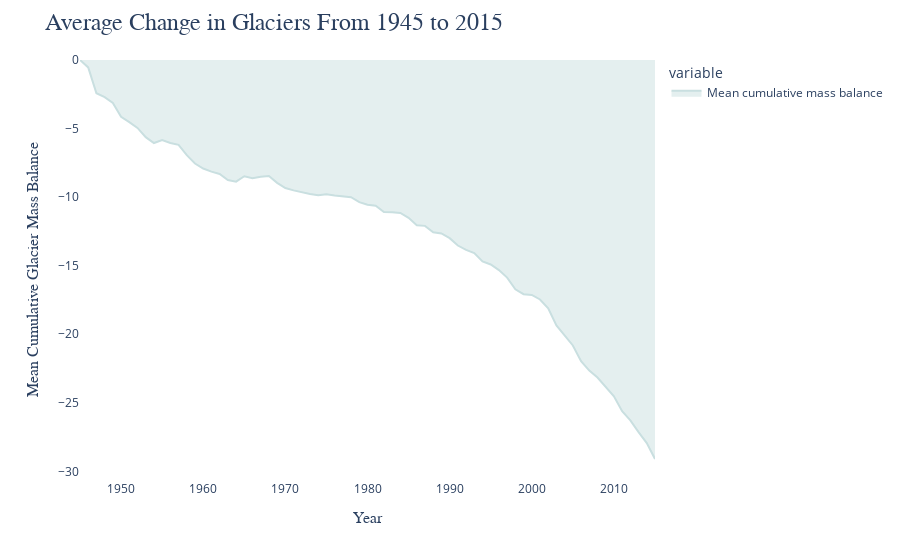

Source (notebook cell):
### Code cell
# Plot the data
fig = px.area(glaciers_df, x="Year", y=["Mean cumulative mass balance"],
              color_discrete_sequence=["#C9DFE0", "#F9DFE0"])

fig.update_yaxes(
    title=dict(
        text="Mean Cumulative Glacier Mass Balance",
        font=dict(
            size=16,
            family="Arial"
        )
    )
)

fig.update_xaxes(
    title_font_family="Arial",
    title=dict(
        text="Year",
        font=dict(
            size=16,
            family="Arial"
        )
    )
)

fig.update_layout(
    title=dict(
        text="Average Change in Glaciers From 1945 to 2015",
        font=dict(
            family="Arial",
            size=24
        )
    ),
    plot_bgcolor="white",
    hovermode="x unified"
)

fig.show()

### Figure 1 — Plotly figure (JSON) as saved in the notebook; plotly's stock layout.template omitted (floating-point values rounded to 4 significant figures)
{"data": [{"hovertemplate": "variable=Mean cumulative mass balance<br>Year=%{x}<br>value=%{y}<extra></extra>", "legendgroup": "Mean cumulative mass balance", "line": {"color": "#C9DFE0"}, "mode": "lines", "name": "Mean cumulative mass balance", "orientation": "v", "showlegend": true, "stackgroup": "1", "type": "scatter", "x": [1945, 1946, 1947, 1948, 1949, 1950, 1951, 1952, 1953, 1954, 1955, 1956, 1957, 1958, 1959, 1960, 1961, 1962, 1963, 1964, 1965, 1966, 1967, 1968, 1969, 1970, 1971, 1972, 1973, 1974, 1975, 1976, 1977, 1978, 1979, 1980, 1981, 1982, 1983, 1984, 1985, 1986, 1987, 1988, 1989, 1990, 1991, 1992, 1993, 1994, 1995, 1996, 1997, 1998, 1999, 2000, 2001, 2002, 2003, 2004, 2005, 2006, 2007, 2008, 2009, 2010, 2011, 2012, 2013, 2014, 2015], "xaxis": "x", "y": [0, -0.54, -2.42, -2.71, -3.14, -4.145, -4.532, -4.955, -5.626, -6.057, -5.835, -6.048, -6.189, -6.94, -7.553, -7.916, -8.142, -8.31, -8.754, -8.871, -8.48, -8.628, -8.521, -8.461, -8.961, -9.34, -9.511, -9.672, -9.779, -9.86, -9.785, -9.884, -9.933, -10.01, -10.37, -10.56, -10.64, -11.09, -11.11, -11.16, -11.51, -12.05, -12.1, -12.56, -12.65, -12.99, -13.53, -13.85, -14.08, -14.69, -14.91, -15.32, -15.87, -16.72, -17.08, -17.13, -17.47, -18.12, -19.36, -20.07, -20.82, -21.97, -22.65, -23.16, -23.84, -24.53, -25.62, -26.28, -27.14, -27.94, -29.1], "yaxis": "y"}], "layout": {"hovermode": "x unified", "legend": {"title": {"text": "variable"}, "tracegroupgap": 0}, "margin": {"t": 60}, "plot_bgcolor": "white", "title": {"font": {"family": "Arial", "size": 24}, "text": "Average Change in Glaciers From 1945 to 2015"}, "xaxis": {"anchor": "y", "domain": [0, 1], "title": {"font": {"family": "Arial", "size": 16}, "text": "Year"}}, "yaxis": {"anchor": "x", "domain": [0, 1], "title": {"font": {"family": "Arial", "size": 16}, "text": "Mean Cumulative Glacier Mass Balance"}}}}
